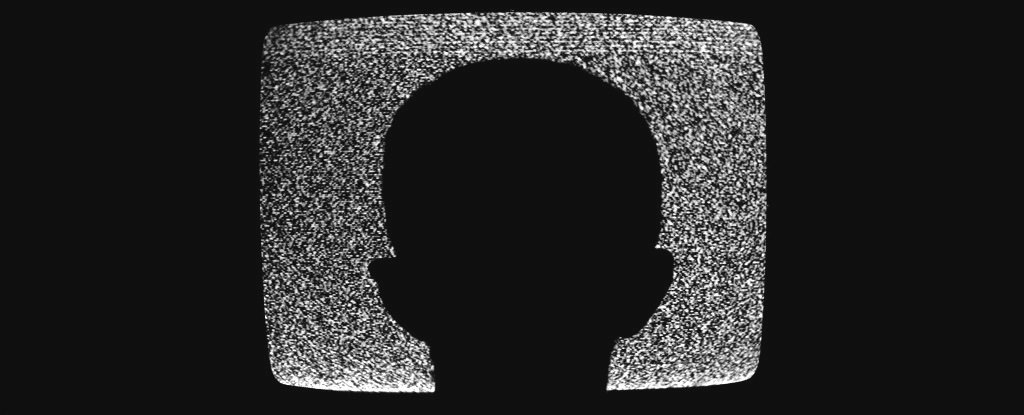
#> input picture Images/image6.jpg, 1024 x 415 px, found by its file name
$ python demo28_manual_open.py
#> lines starting #> are read from the running program, lines starting #| are printed output that depends on the picture
import cv2
import matplotlib
from matplotlib import pyplot as plt

matplotlib.rcParams['figure.figsize'] = (6.0, 6.0)
matplotlib.rcParams['image.cmap'] = 'gray'
FILENAME = './images/image6.jpg'

image = cv2.imread(FILENAME)
#> image is the input picture: shape (415, 1024, 3); min 0, max 255, mean 38.7

ksize = (3, 3)
#ksize = (5, 5)
k1 = cv2.getStructuringElement(cv2.MORPH_ELLIPSE, ksize)

morphImage = image.copy()
for _ in range(100):
    morphImage = cv2.dilate(morphImage, k1)
    morphImage = cv2.dilate(morphImage, k1)
    morphImage = cv2.dilate(morphImage, k1)
    morphImage = cv2.dilate(morphImage, k1)
    morphImage = cv2.erode(morphImage, k1)
    morphImage = cv2.erode(morphImage, k1)
    morphImage = cv2.erode(morphImage, k1)
    morphImage = cv2.erode(morphImage, k1)
#> this loop made 100 passes
#> pass 1, `morphImage = cv2.dilate(morphImage, k1)`:
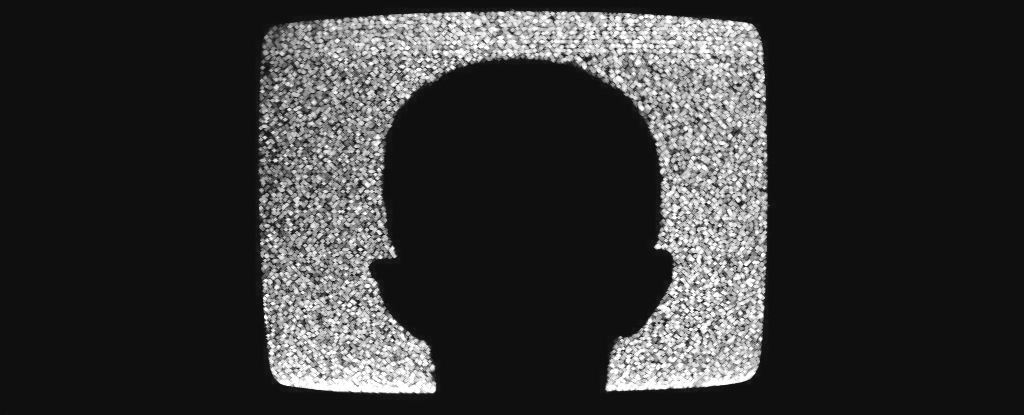
#> morphImage: shape (415, 1024, 3); min 14, max 255, mean 52.5
#> pass 1, `morphImage = cv2.dilate(morphImage, k1)`:
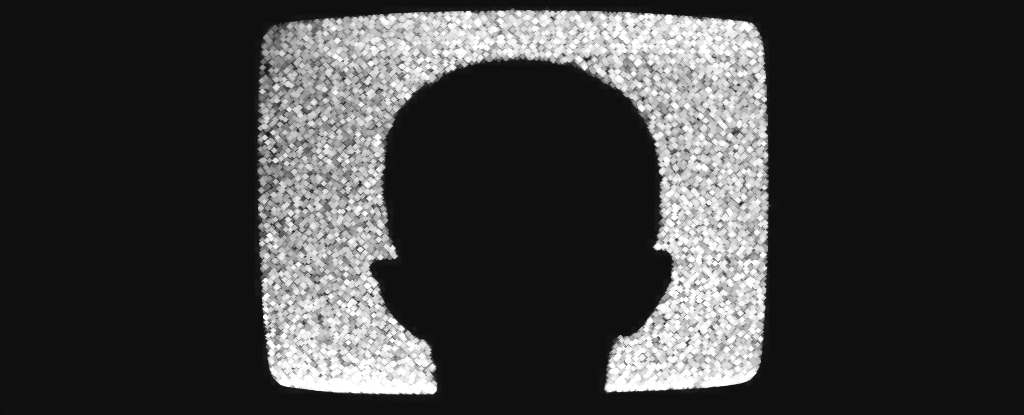
#> morphImage: shape (415, 1024, 3); min 15, max 255, mean 61
#> pass 1, `morphImage = cv2.dilate(morphImage, k1)`:
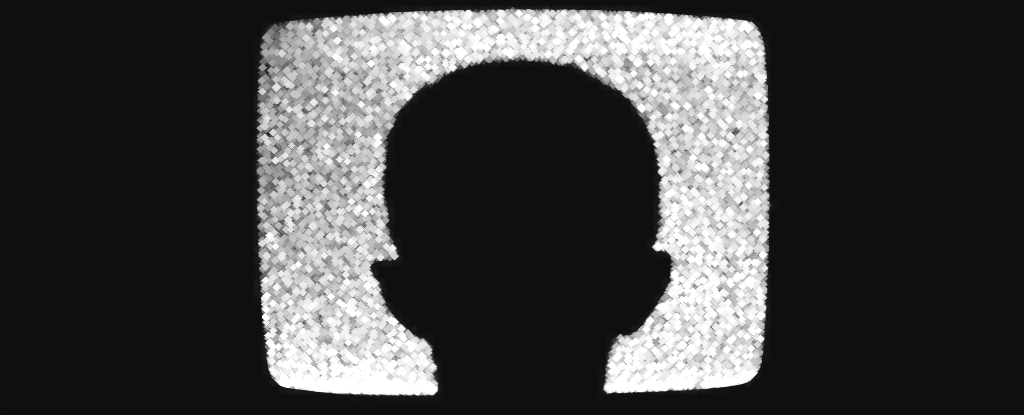
#> morphImage: shape (415, 1024, 3); min 15, max 255, mean 66.3
#> pass 1, `morphImage = cv2.dilate(morphImage, k1)`:
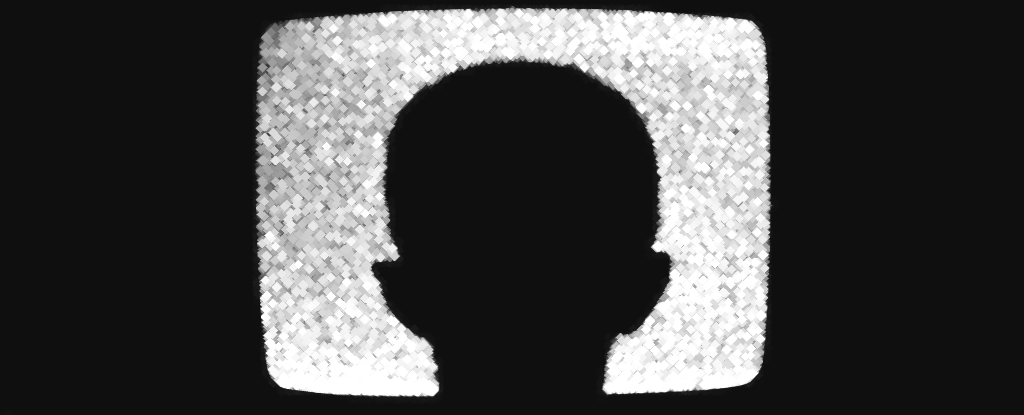
#> morphImage: shape (415, 1024, 3); min 15, max 255, mean 69.9
#> after the loop:
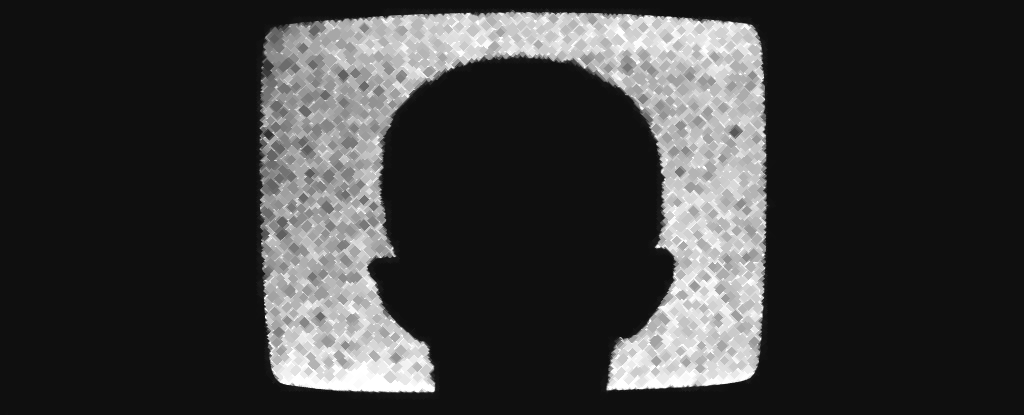
#> morphImage: shape (415, 1024, 3); min 15, max 255, mean 57.7

plt.subplot(121)
plt.imshow(image)
plt.title("normal")
plt.subplot(122)
plt.imshow(morphImage)
plt.title("after erode")
plt.show()

$ run again, with Images/image12.jpg copied over Images/image6.jpg
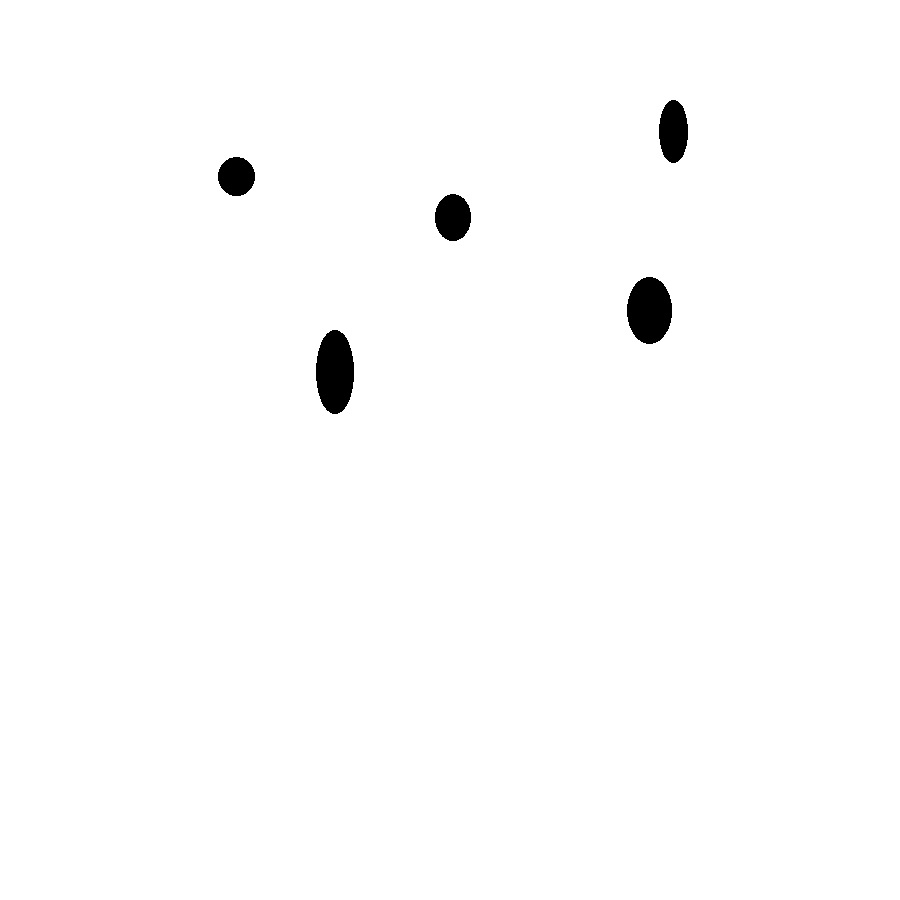
#> input picture Images/image12.jpg, 900 x 900 px, found by its file name
#> image is the input picture: shape (900, 900, 3); min 0, max 255, mean 252.2
#> `plt.show()`:
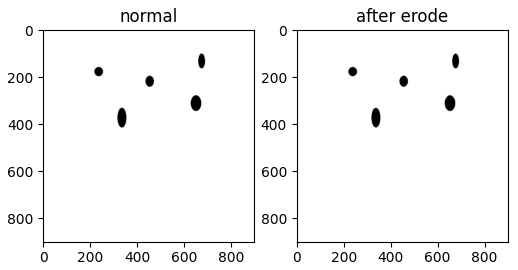
#> figure drawn by matplotlib, 2 panels
